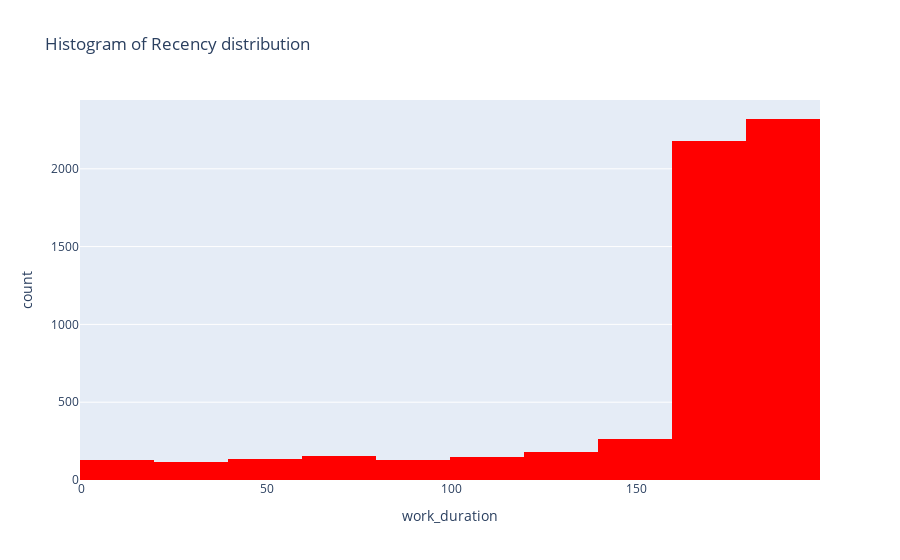

Notebook cell for this chart:
### Code cell
fig = px.histogram(df,x=df.work_duration,nbins=10,title='Histogram of Recency distribution'
                  ,color_discrete_sequence=['red'], labels={'x':'Recency'})
fig.show()

### Figure 1 — Plotly figure (JSON) as saved in the notebook; plotly's stock layout.template omitted (floating-point values rounded to 4 significant figures; data arrays with more than 128 entries replaced by an {"elided": "..."} marker saying what was removed)
{"data": [{"alignmentgroup": "True", "bingroup": "x", "hoverlabel": {"namelength": 0}, "hovertemplate": "work_duration=%{x}<br>count=%{y}", "legendgroup": "", "marker": {"color": "red"}, "name": "", "nbinsx": 10, "offsetgroup": "", "orientation": "v", "showlegend": false, "type": "histogram", "x": {"elided": "5765 int values"}, "xaxis": "x", "yaxis": "y"}], "layout": {"barmode": "relative", "legend": {"tracegroupgap": 0}, "title": {"text": "Histogram of Recency distribution"}, "xaxis": {"anchor": "y", "domain": [0, 1], "title": {"text": "work_duration"}}, "yaxis": {"anchor": "x", "domain": [0, 1], "title": {"text": "count"}}}}
